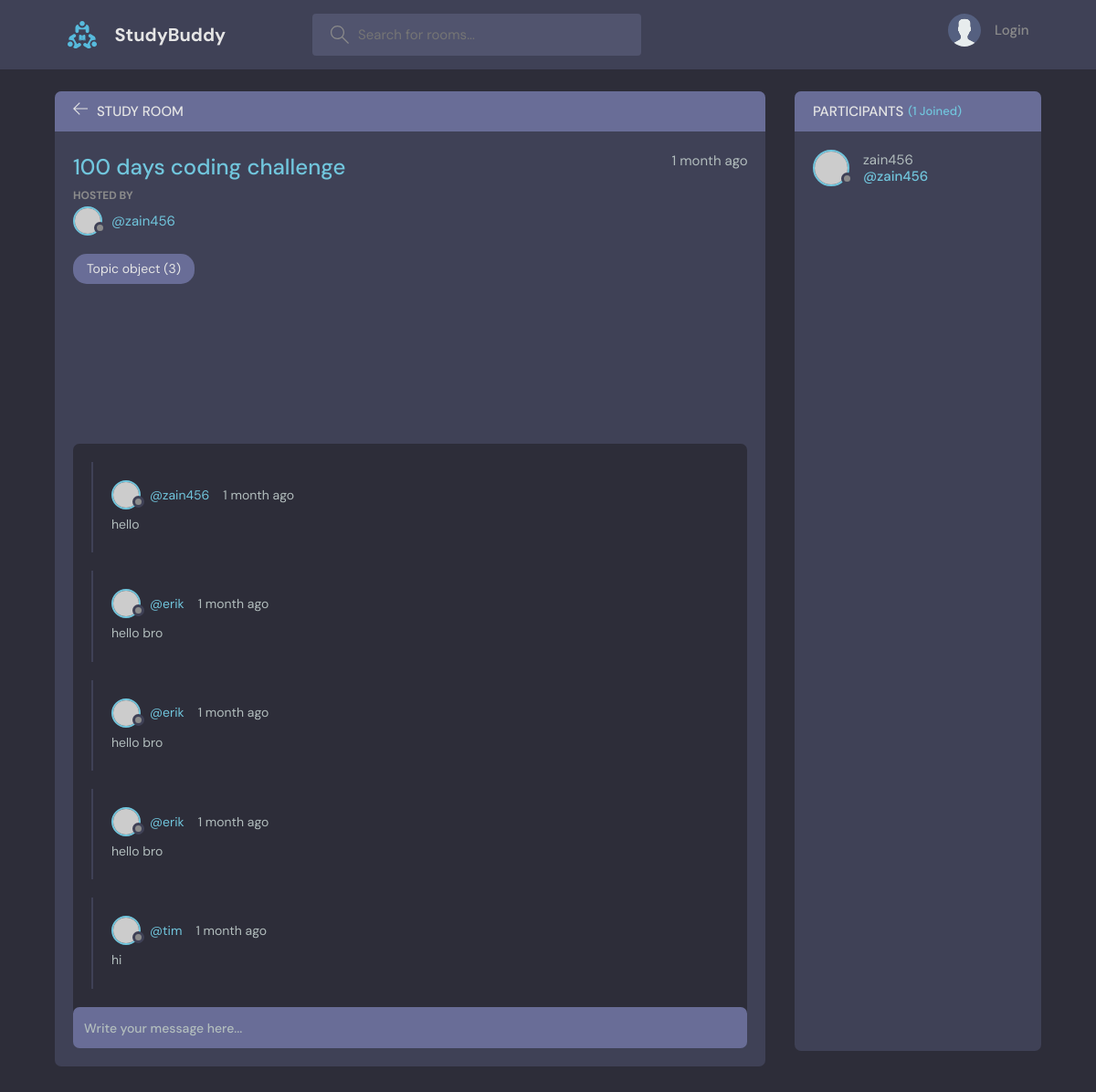
Page /room/2/ on the committed database.
### base/models.py (models this page shows)
class Room(models.Model):
     host = models.ForeignKey(User , on_delete=models.SET_NULL, null=True)
     topic = models.ForeignKey(Topic , on_delete=models.SET_NULL, null=True)
     name = models.CharField(max_length=200)
     description= models.TextField(null=True, blank=True)
     participants = models.ManyToManyField(User , related_name='participants',blank=True)
     updated = models.DateTimeField(auto_now=True)
     created = models.DateTimeField(auto_now_add=True)
     class Meta:
         ordering = ['-updated', '-created']

class Topic(models.Model):
  name = models.CharField(max_length=200)

class Message(models.Model):
    user = models.ForeignKey(User, on_delete=models.CASCADE)
    room = models.ForeignKey(Room , on_delete=models.CASCADE)
    body = models.TextField()
    updated = models.DateTimeField(auto_now=True)
    created = models.DateTimeField(auto_now_add=True)

### base/views.py (the view, shortened to what this page needs)
def room(request , pk):
      room = Room.objects.get(id=pk)
      room_messages = room.message_set.all().order_by('-created')
      participants = room.participants.all()
      context = {'room': room ,'room_messages': room_messages, 'participants':participants }
      return render(request,'base/room.html' , context)

### base/templates/base/room.html (shortened to what this page needs)
{% extends 'main.html' %}
  {% block content %}
    <main class="profile-page layout layout--2">
      <div class="container">
        <div class="room">
          <div class="room__top">
            <div class="room__topLeft">
              <a href="{% url 'home' %}">
                <svg version="1.1" xmlns="http://www.w3.org/2000/svg" width="32" height="32" viewBox="0 0 32 32">
                  <title>arrow-left</title>
                  <path
                    d="M13.723 2.286l-13.723 13.714 13.719 13.714 1.616-1.611-10.96-10.96h27.625v-2.286h-27.625l10.965-10.965-1.616-1.607z"
                  ></path>
                </svg>
              </a>
              <h3>Study Room</h3>
            </div>
          </div>
          <div class="room__box scroll">
            <div class="room__header scroll">
              <div class="room__info">
                <h3>{{room.name}}</h3>
                <span>{{room.created|timesince}} ago</span>
              </div>
              <div class="room__hosted">
                <p>Hosted By</p>
                <a href="{% url 'profile' room.host.id %}" class="room__author">
                  <div class="avatar avatar--small">
                    <img src="https://randomuser.me/api/portraits/men/37.jpg" />
                  </div>
                  <span>@{{room.host.username}}</span>
                </a>
              </div>
              <span class="room__topics">{{room.topic}}</span>
            </div>
            <div class="room__conversation">
              <div class="threads scroll">
                {% for message  in room_messages %}
                <div class="thread">
                  <div class="thread__top">
                    <div class="thread__author">
                      <a href="{% url 'profile' message.user.id %}" class="thread__authorInfo">
                        <div class="avatar avatar--small">
                          <img src="https://randomuser.me/api/portraits/men/37.jpg" />
                        </div>
                        <span>@{{message.user.username}}</span>
                      </a>
                      <span class="thread__date">{{message.created|timesince}} ago</span>
                    </div>
                  </div>
                  <div class="thread__details">
                   {{message.body}}
                  </div>
                </div>
{% endfor %}
              </div>
            </div>
          </div>
          <div class="room__message">
            <form action="" method = "POST">
              <input name="body" placeholder="Write your message here..." />
            </form>
          </div>
        </div>
        <div class="participants">
          <h3 class="participants__top">Participants <span>({{participants.count}} Joined)</span></h3>
          <div class="participants__list scroll">
            {% for user in participants  %}
            <a href="{% url 'profile' user.id %}" class="participant">
              <div class="avatar avatar--medium">
                <img src="https://randomuser.me/api/portraits/men/37.jpg" />
              </div>
              <p>
                {{user.username}}
                <span>@{{user.username}}</span>
              </p>
            </a>
            {% endfor %}
          </div>
        </div>
      </div>
    </main>
 {% endblock %}

### rows in the picture
Room: name "100 days coding challenge", created "1 month", host.username "zain456", topic "Topic object (3)"
Message: user.username "zain456", created "1 month", body "hello"
Message: user.username "erik", created "1 month", body "hello bro"
Message: user.username "erik", created "1 month", body "hello bro"
Message: user.username "erik", created "1 month", body "hello bro"
Message: user.username "tim", created "1 month", body "hi"

### other values in the picture
{{ participants.count }} "1"
{{ user.username }} "zain456"
